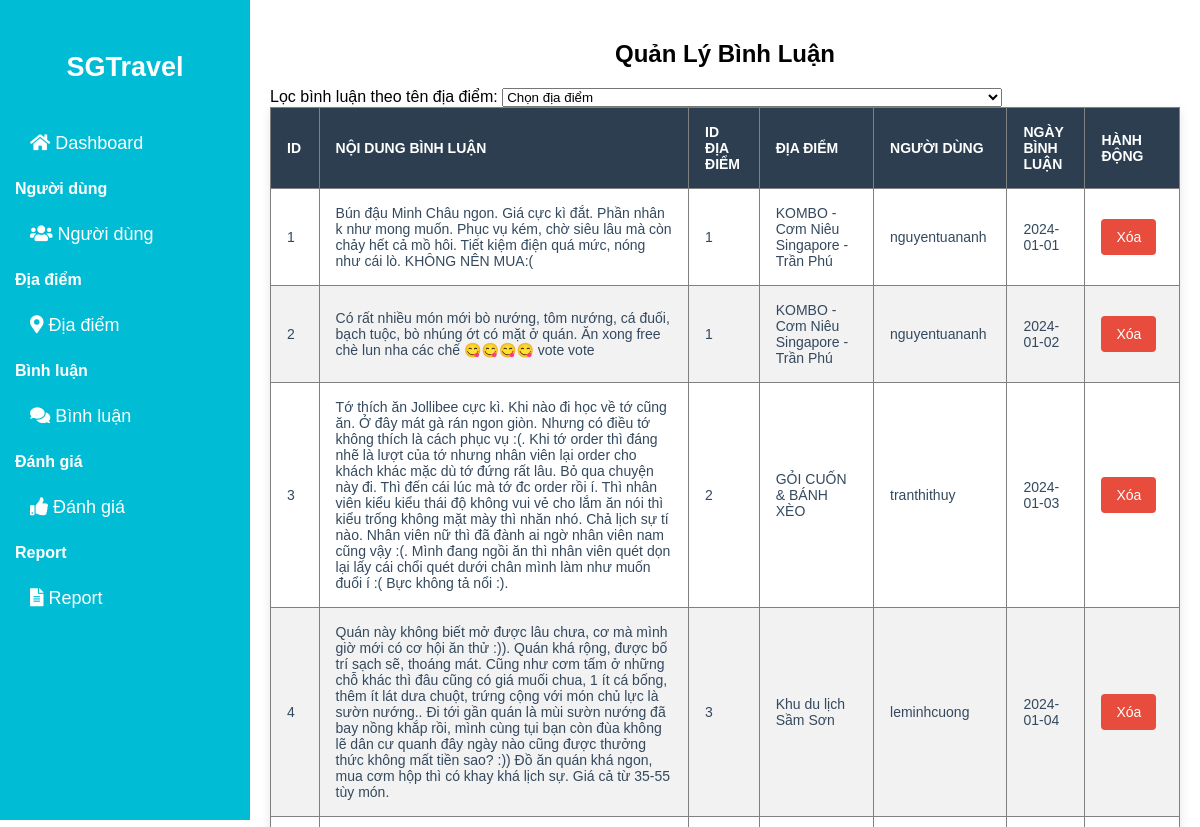
Before: /admin/comment.php (upper part) with the older database file.
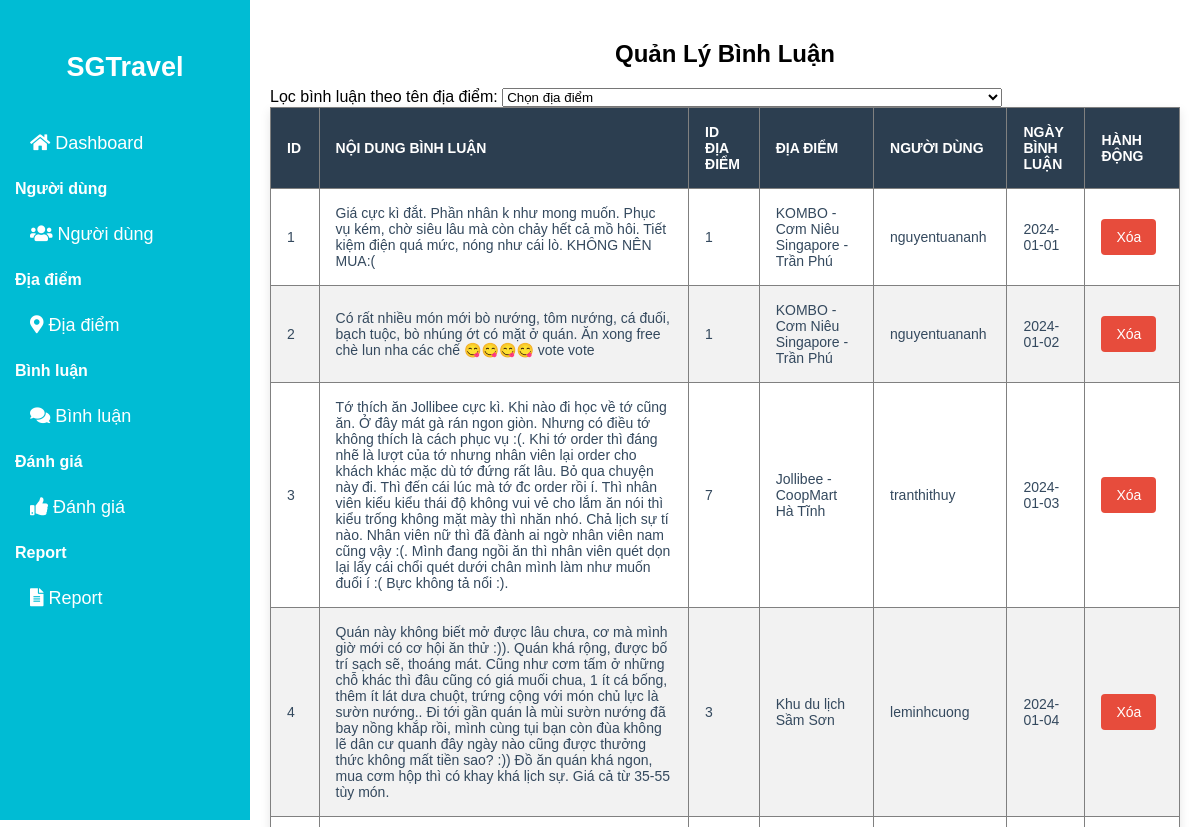
After: the same page with the newer database file.
### tables this page shows
CREATE TABLE binh_luan (
    id INT AUTO_INCREMENT PRIMARY KEY, 
    noi_dung TEXT NOT NULL,
    id_dia_diem int,
	id_nguoi_dung int,
    ten_dang_nhap VARCHAR(100) NOT NULL, 
    ngay_binh_luan DATE NOT NULL,
	FOREIGN KEY (id_nguoi_dung) REFERENCES tai_khoan(id) ON DELETE CASCADE, 
    FOREIGN KEY (id_dia_diem) REFERENCES dia_diem(id) ON DELETE CASCADE 
);

CREATE TABLE dia_diem (
    id INT AUTO_INCREMENT PRIMARY KEY,        
    ten_dia_diem VARCHAR(255),                
    dia_chi VARCHAR(255),                     
    so_dien_thoai VARCHAR(20),                
    mo_ta TEXT,                                
    gio_mo_cua TIME,                          
    gio_dong_cua TIME,                        
    loai_hinh VARCHAR(30) NOT NULL,           
    diem_trung_binh DECIMAL(4,2),             
    gia_ca_giao_dong VARCHAR(100),             
    hinh_anh1 TEXT DEFAULT NULL ,
    hinh_anh2 TEXT DEFAULT NULL ,
    hinh_anh3 TEXT DEFAULT NULL,
    so_luot_danh_gia INT DEFAULT 0,           
    link_dia_diem VARCHAR(500)                
);

CREATE TABLE tai_khoan (
    id INT AUTO_INCREMENT PRIMARY KEY, 
    ten_dang_nhap VARCHAR(50) NOT NULL UNIQUE,
    mat_khau VARCHAR(50) NOT NULL,
    phan_quyen INT NOT NULL,   
    email VARCHAR(50) NOT NULL UNIQUE, 
    so_dien_thoai VARCHAR(20), 
    trang_thai VARCHAR(20)
);

### admin/comment.php (the view, shortened to what this page needs)
<!DOCTYPE html>
<html lang="vi">
<head>
    <link href="https://cdnjs.cloudflare.com/ajax/libs/font-awesome/5.15.3/css/all.min.css" rel="stylesheet" />
    <link rel="stylesheet" href="../style/admin/comment.css" />
</head>
<body>
    <?php
    include '../connect.php';
    $sd = 15;
    $page = isset($_GET['page']) ? (int)$_GET['page'] : 1;
    $vt = ($page - 1) * $sd;
    $Loc_Query = "SELECT binh_luan.id, binh_luan.noi_dung, binh_luan.id_dia_diem,
                            dia_diem.ten_dia_diem, tai_khoan.ten_dang_nhap AS nguoi_dung,
                            binh_luan.ngay_binh_luan
                    FROM binh_luan
                    LEFT JOIN dia_diem ON binh_luan.id_dia_diem = dia_diem.id
                    LEFT JOIN tai_khoan ON binh_luan.id_nguoi_dung = tai_khoan.id";
    $Loc_Query .= " LIMIT $vt, $sd";
    $Loc_Comments = $conn->query($Loc_Query);
    ?>
    <div class="sidebar">
        <a href="./Dashboard.php"><h2>SGTravel</h2></a>
        <div class="menu-section">
            <a href="../admin/Dashboard.php"><i class="fas fa-home"></i> Dashboard</a>
            <h3>Người dùng</h3>
            <a href="../admin/User.php"><i class="fas fa-users"></i> Người dùng</a>
            <h3>Địa điểm</h3>
            <a href="../admin/Diadiem.php"><i class="fas fa-map-marker-alt"></i> Địa điểm</a>
            <h3>Bình luận</h3>
            <a href="../admin/comment.php"><i class="fas fa-comments"></i> Bình luận</a>
            <h3>Đánh giá</h3>
            <a href="../admin/Danhgia.php"><i class="fas fa-thumbs-up"></i> Đánh giá</a>
            <h3>Report</h3>
            <a href="../admin/Report.php"><i class="fas fa-file-alt"></i> Report</a>
        </div>
    </div>
    <div class="container">
        <h2 align="center">Quản Lý Bình Luận</h2>
        <form id="form_loc" name="form_loc" method="get">
            <label for="id_dia_diem">Lọc bình luận theo tên địa điểm:</label>
            <select name="id_dia_diem" id="id_dia_diem" onChange="form_loc.submit()">
                <option value=""> Chọn địa điểm </option>
            </select>
        </form>
        <table width="500" border="1" cellspacing="0" cellpadding="0">
            <thead>
                <tr>
                    <th>ID</th>
                    <th>Nội dung bình luận</th>
                    <th>ID địa điểm</th>
                    <th>Địa điểm</th>
                    <th>Người dùng</th>
                    <th>Ngày bình luận</th>
                    <th>Hành động</th>
                </tr>
            </thead>
            <tbody>
                <?php
                if ($Loc_Comments && $Loc_Comments->num_rows > 0) {
                    while ($comment = $Loc_Comments->fetch_assoc()) { ?>
                        <tr>
                            <td><?php echo $comment["id"]; ?></td>
                            <td><?php echo $comment["noi_dung"]; ?></td>
                            <td><?php echo $comment["id_dia_diem"]; ?></td>
                            <td><?php echo $comment["ten_dia_diem"]; ?></td>
                            <td><?php echo $comment["nguoi_dung"]; ?></td>
                            <td><?php echo $comment["ngay_binh_luan"]; ?></td>
                            <td>
                                <a href="comment.php?delete_id=<?php echo $comment['id']; ?>" onclick="return confirm('Bạn có chắc muốn xóa bình luận này?');">
                                    <button>Xóa</button>
                                </a>
                            </td>
                        </tr>
                    <?php }
                } else { ?>
                    <tr>
                        <td colspan="7">Không có bình luận nào.</td>
                    </tr>
                <?php }
                ?>
            </tbody>
        </table>
    </div>
</body>
</html>

### style/admin/comment.css (style rules this page uses)
body { margin: 0; font-family: Arial, sans-serif; }
.sidebar { width: 250px; background-color: #00bcd4; height: 100vh; position: fixed; padding-top: 20px; color: white; }
.sidebar h2 { text-align: center; margin-bottom: 30px; }
.sidebar a { display: block; color: white; padding: 10px; text-decoration: none; font-size: 18px; }
.sidebar .menu-section h3 { margin-left: 15px; font-size: 16px; }
.sidebar .menu-section a { padding-left: 30px; }
.container { max-width: calc(100% - 250px); margin-left: 250px; padding: 20px; box-sizing: border-box; }
table { width: 100%; border-collapse: collapse; background-color: #fff; box-shadow: 0 4px 10px rgba(0, 0, 0, 0.1); margin-bottom: 20px; }
th, td { padding: 16px; text-align: left; font-size: 14px; color: #34495e; }
th { background-color: #2c3e50; color: #fff; text-transform: uppercase; }
tr:nth-child(even) { background-color: #f2f2f2; }
td { vertical-align: middle; }
button { padding: 10px 15px; border: none; border-radius: 4px; cursor: pointer; font-size: 14px; color: white; margin-right: 5px; }
button:first-of-type { background-color: #2980b9; }
button:last-of-type { background-color: #e74c3c; }

Changed rows visible on the page:
changed binh_luan id 1: noi_dung "Bún đậu Minh Châu ngon. Giá cực kì đắt.…" → "Giá cực kì đắt. Phần nhân k như mong muốn. Phục vụ kém, chờ siêu lâu mà còn chảy hết cả mồ hôi. Tiết kiệm điện quá mức, nóng như cái lò. KHÔNG NÊN MUA:("
changed binh_luan "tranthithuy": id_dia_diem "2" → "7"; id_dia_diem.ten_dia_diem "GỎI CUỐN & BÁNH XÈO" → "Jollibee - CoopMart Hà Tĩnh"
